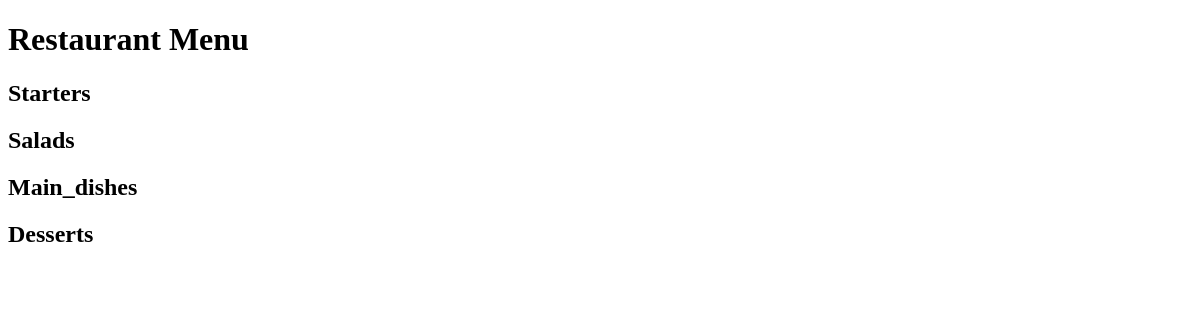
The app's page /, older data.
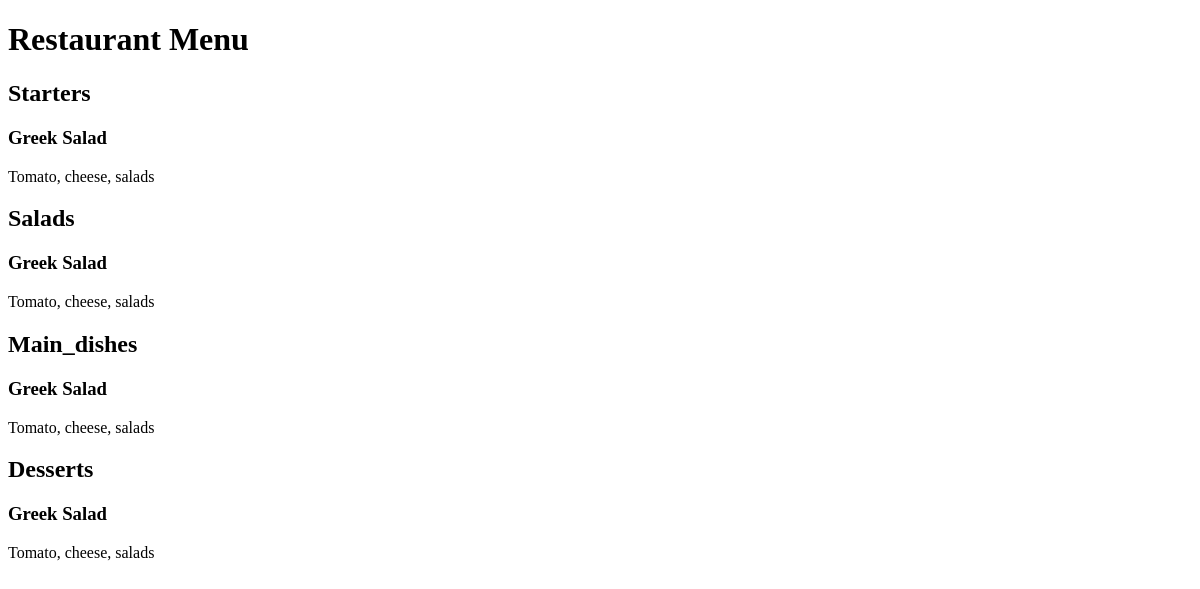
The same page, newer data.
### restaurant_menu/models.py (models this page shows, shortened)
class Item(models.Model):
    meal = models.CharField(max_length=1000, unique=True)
    description = models.CharField(max_length=2000)
    price = models.DecimalField(max_digits=10, decimal_places=2)
    meal_type = models.CharField(max_length=200, choices=MEAL_TYPE)
    author = models.ForeignKey(User, on_delete=models.PROTECT)
    status = models.IntegerField(choices=STATUS, default=0)
    date_created = models.DateTimeField(auto_now_add=True)
    date_updated = models.DateTimeField(auto_now=True)

### restaurant_menu/views.py (the view)
# urls.py: path('', views.MenuList.as_view(), name='home')
class MenuList(generic.ListView):
    queryset = Item.objects.order_by("date_created")
    template_name = "index.html"
    def get_context_data(self, **kwargs):
        context = super().get_context_data(**kwargs)
        context["meals"] = MEAL_TYPE
        return context

### restaurant_menu/templates/index.html (shortened to what this page needs)
<!DOCTYPE html>
<html lang="en">
<head>
</head>
<body>
    <h1>Restaurant Menu</h1>
    {% for meal in meals %}
    <h2>{{ meal.1 }}</h2>
    {% for row in item_list %}
    <h3>{{ row.meal }}</h3>
    <p>{{ row.description }}</P>
    {% endfor %}
    {% endfor %}
</body>
</html>

Row changes from the older to the newer data that the page shows:
added Item: meal "Greek Salad", description "Tomato, cheese, salads"
